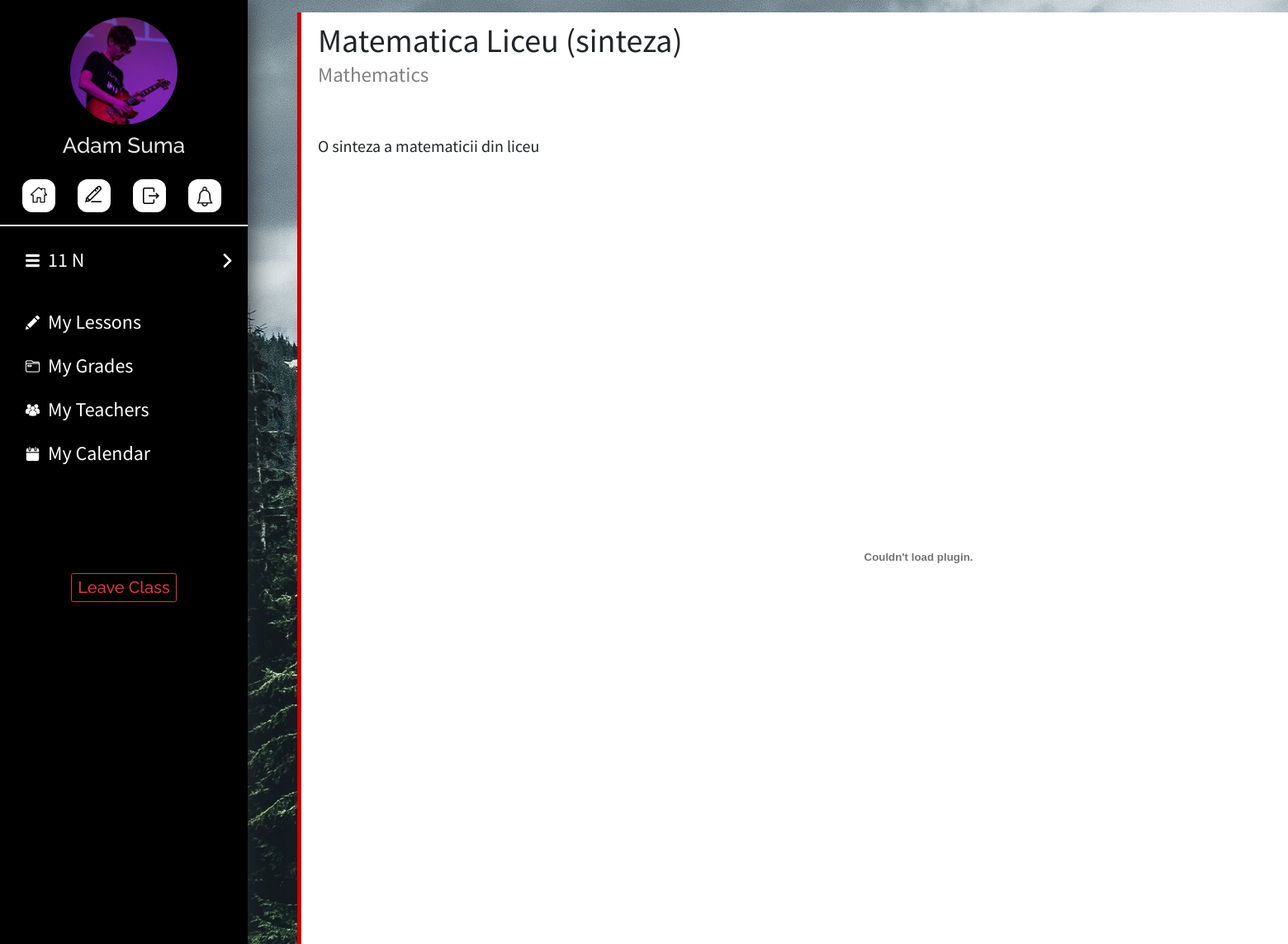
Page /welcome/student/lessons/6/15/ (signed in) on the committed database.
### account/models.py (models this page shows, shortened)
class Userprofile(models.Model):
    TYPE_CHOICES = (
        ('student', 'Student'),
        ('teacher', 'Teacher')
    )
    user = models.OneToOneField(User, on_delete=models.CASCADE)
    user_type = models.CharField(max_length=30, choices=TYPE_CHOICES)
    profile_picture = models.ImageField(upload_to=profile_image_path, blank=True, null=True)
    main_class = models.ForeignKey(MainClass, on_delete=models.SET_NULL, null=True, blank=True)
    id_number = models.IntegerField(blank=False, null=True)
    teaching_subject = models.CharField(max_length=100, blank=False, null=True)
    teaching_certificate = models.FileField(upload_to=certificate_file_path, blank=False, null=True)

class MainClass(models.Model):
    name = models.CharField(max_length=30)
    year = models.IntegerField(default=1)

class Lesson(models.Model):
    title = models.TextField(max_length=100)
    sub_class = models.ForeignKey(SubClass, on_delete=models.CASCADE, null=False)
    text = models.TextField(max_length=1000)
    date_added = models.DateField(auto_now_add=True)
    def pdf_upload_path(self, filename):
        return "lessons/" + self.sub_class.main_class.name + "/" + self.sub_class.name + "/" + filename
    pdf = models.FileField(upload_to=pdf_upload_path, null=True, blank=True)

class SubClass(models.Model):
    name = models.CharField(max_length=30,blank=False,  null=False)
    subject = models.CharField(max_length=40, blank=False, null=False)
    teacher = models.ForeignKey(Userprofile, on_delete=models.SET_NULL, null=True)
    main_class = models.ForeignKey(MainClass, on_delete=models.CASCADE, null=False)
    color_code = models.CharField(max_length=6, default="C70000")
    def __str__(self):
        return self.name

### account/views.py (the view)
# urls.py: url(r'^student/lessons/(?P<subclass_id>[0-9]+)/(?P<lesson_id>[0-9]+)/$', views.student_lesson, name='student_lesson'),
@login_required
def student_lesson(request, subclass_id, lesson_id):
    template_name = "account/basic/student_lesson.html"
    if Lesson.objects.filter(id=lesson_id):
        if request.user.userprofile.main_class != Lesson.objects.get(id=lesson_id).sub_class.main_class:
            return redirect('account:student_lessons', "0")
    else:
        return redirect('account:student_lessons', "0")
    lesson = Lesson.objects.get(id=lesson_id)
    return render(request, template_name, {'lesson': lesson})

### account/templates/account/basic/student_lesson.html (shortened to what this page needs)
{% extends 'account/base.html' %}
{% block body %}
<div style="margin-left:33rem;float:left;overflow:hidden">
    <div class="lesson-maindiv" style="border-left: 0.5rem solid #{{lesson.sub_class.color_code}};">
        <h1 class="lesson-title-detail">{{lesson.title}}</h2>
        <h1 class="lesson-subtitle" style="float:left;margin-left:2rem; margin-top:6rem;font-size:25px;margin-bottom:-500rem;">{{lesson.sub_class}}</h1>
        <h1 style="font-family: 'Source Sans Pro', sans-serif; font-size:20px;float:left; width:100rem;margin-top:15rem;margin-left:2rem;">{{lesson.text|linebreaks}}</h1>
        {% if lesson.pdf %}
        <center><embed src="{{lesson.pdf.url}}" style="margin-top:2rem;" width="1000rem" height="900rem" /></center>
        <br>
        {% endif %}
    </div>
</div>
{% endblock %}

### account/templates/account/base.html (shortened to what this page needs)
<!DOCTYPE html>
<html>
<head>
	{% load static %}
		<link rel="stylesheet" href="https://maxcdn.bootstrapcdn.com/bootstrap/3.3.6/css/bootstrap.min.css" />
        <link rel="stylesheet" href="https://stackpath.bootstrapcdn.com/bootstrap/4.1.3/css/bootstrap.min.css">
		<link rel="stylesheet" type="text/css" href="{% static 'account/style.css' %}" />
<head>
<body>
    <div class="sidenav" id="sidenav">
    <center>
        {% if user.userprofile.profile_picture %}
            <img src="{{user.userprofile.profile_picture.url}}" style="width: 13rem; height:13rem; border-radius: 50%; margin-top:7%;" />
        {% else %}
            <img src="/media/extra/Steach_logo.png" style="width: 100%; float:left; margin-left:-2%;" />
            {% endif %}
            <h1 class='welcome-text' style="margin-top: 1rem; font-size:260%">{{user.first_name}} {{user.last_name}}</h1>
            <a href="{% url 'account:student_home' %}">
                <div class='home-sidebar-button' title="Home">
                    <img src="/media/extra/home.png" style="width: 2rem; height:2rem; margin-top:22%; margin-left:2%;" />
                </div>
            </a>
            <div class='home-sidebar-button' title="Edit Profile">
                <img src="/media/extra/pencil_black.png" style="width: 2rem; height:2rem; margin-top:20%; margin-left:-5%;" />
            </div>
            <div class='home-sidebar-button' title="Logout">
                <img src="/media/extra/exit.png" style="width: 2rem; height:2rem; margin-top:25%; margin-left: 10%;" />
            </div>
            <a href="#">
                <div class='home-sidebar-button' style="" title="Notfications">
                    <img src="/media/extra/notification.png" style="width: 2.4rem; height:2.4rem; margin-top:22%; margin-left:2%;" />
                </div>
            </a>
            </center>
            <br>
            <div style="width:100%; height:0.2rem; background-color:white; float:left; margin-top:1.5rem;"></div>
            {% if not user.userprofile.main_class %}
                <div class="join-class-button"><h1 class="welcome-text" style="color: black; margin-top: 0.7rem;">Join a Class</h1></div>
            {% else %}
            <br><br><br><br><br>
            <button class="mainclass-button" id="mainclass-home" onclick="show_hide()">
                <img src="/media/extra/menu.png" style="width:17px; height:17px;float:left; margin-left:2rem;margin-top:1.1rem;"/>
                <h1 class="sidenav-element" id="sidenav-mainclass">{{user.userprofile.main_class.name}}</h1>
                <img class="arrow-right" src="/media/extra/right-arrow.png" style="width:17px; height:17px;float:right;margin-top:1.1rem;"/>
            </button>
            <br><br><br><br><br>
            <a href="{% url 'account:student_lessons' 0 %}">
                <button class="mainclass-button" style="border-radius: 5px 5px 5px 5px;">
                    <img src="/media/extra/test2.png" style="width:17px; height:17px;float:left; margin-left:2rem;margin-top:1.1rem;"/>
                    <h1 class="sidenav-element" id="sidenav-mainclass">My Lessons</h1>
                </button>
            </a>
            <a href="{% url 'account:student_grades' 0 %}">
                <button class="mainclass-button" style="border-radius: 5px 5px 5px 5px;">
                    <img src="/media/extra/folder.png" style="width:17px; height:17px;float:left; margin-left:2rem;margin-top:1.1rem;"/>
                    <h1 class="sidenav-element" id="sidenav-mainclass">My Grades</h1>
                </button>
            </a>
            <button class="mainclass-button" style="border-radius: 5px 5px 5px 5px;">
                <img src="/media/extra/teachers.png" style="width:17px; height:17px;float:left; margin-left:2rem;margin-top:1.1rem;"/>
                <h1 class="sidenav-element" id="sidenav-mainclass">My Teachers</h1>
            </button>
            <a href="{% url 'account:student_calendar' 0 0 %}">
            <button class="mainclass-button" style="border-radius: 5px 5px 5px 5px;">
                <img src="/media/extra/calendar.png" style="width:17px; height:17px;float:left; margin-left:2rem;margin-top:1.1rem;"/>
                <h1 class="sidenav-element" id="sidenav-mainclass">My Calendar</h1>
            </button>
            </a>
            <center><button class="btn btn-outline-danger" style="height:3.5rem;margin-top:12rem;"><h1 style="font-size:20px;font-family: 'Raleway', sans-serif;">Leave Class</h1></buttton></center>
        {% endif %}
    </div>
    <div class="main-div" id="main">
    {% block body %}
    {% endblock %}
    </div>
</body>
</html>

### account/static/account/style.css (style rules this page uses)
body { background-image: url(bg-forest.jpg); background-attachment: fixed; }
.main-div { opacity: 0; transition: opacity 0.4s; }
.welcome-text { margin-top: 0rem; font-family: 'Raleway', sans-serif; font-size: 35px; color: #E7E7E7; }
.sidenav { position: fixed; height: 100%; width: 30rem; float: left; background-color: black; box-shadow: 1px 1px 30px; overflow-y: scroll; }
.home-sidebar-button { width: 4rem; height: 4rem; border-radius: 30%; background-color: white; float: left; margin-left: 9%; margin-top: 2rem; transition: background-color 0.2s; }
.mainclass-button { float: left; margin-left: 0.5rem; margin-top: 0.3rem; background-color: black; border: None; border-radius: 5px 5px 0px 0px; outline: none; color: white; width: 95%; height: 5rem; transition: background-color 0.2s; }
.sidenav-element { margin-left: 1rem; margin-right: 5rem; float: left; font-family: 'Source Sans Pro', sans-serif; font-size: 24px; margin-top: 0.5rem; }
.arrow-right { display: block; transition: display 0.2s; }
.lesson-subtitle { font-family: 'Source Sans Pro', sans-serif; font-size: 17px; color: grey; float: left; margin-left: 1rem; }
.lesson-maindiv { width: 150rem; background-color: white; border-radius: 0px 10px 10px 0px; margin-top: 1.5rem; margin-left: 3rem; overflow: hidden }
.lesson-title-detail { font-size: 40px; font-family: 'Source Sans Pro', sans-serif; float: left; margin-top: 1rem; margin-left: 2rem; margin-bottom: -500rem; }

### rows in the picture
Lesson: title "Matematica Liceu (sinteza)", sub_class "Mathematics", text "O sinteza a matematicii din liceu"

### other values in the picture
{{ user.first_name }} "Adam"
{{ user.last_name }} "Suma"
{{ user.userprofile.main_class.name }} "11 N"
